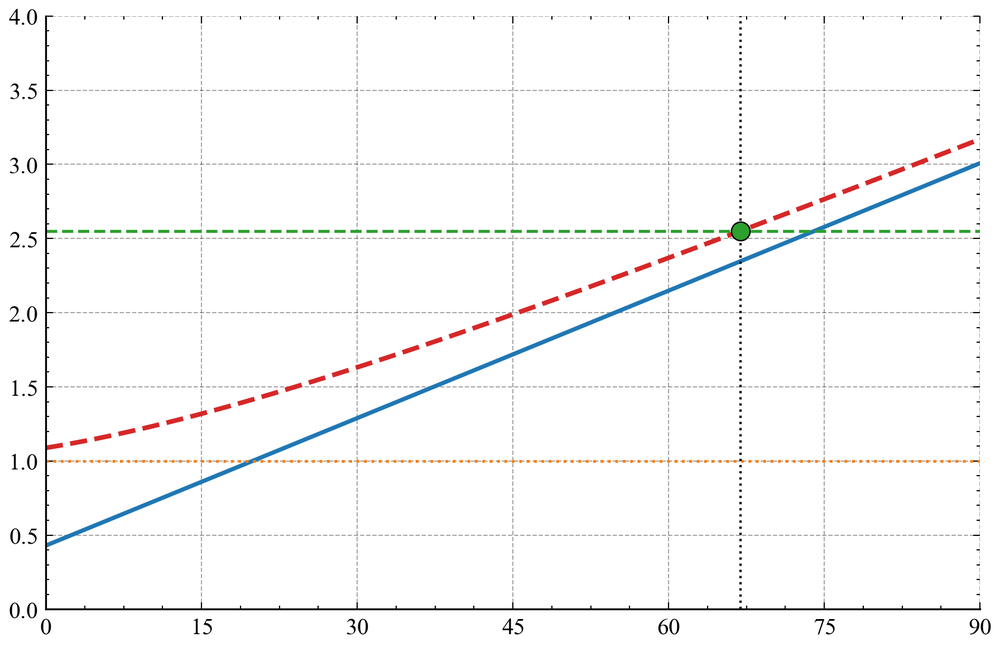
#> input picture B题/第三题/figures/fig1_sigma_components.png, 1000 x 647 px, shrunk from 1792 x 1159 before the run, found by its file name
$ python _pix.py
#> lines starting #> are read from the running program, lines starting #| are printed output that depends on the picture
# -*- coding: utf-8 -*-
import sys

import numpy as np
from PIL import Image

sys.stdout.reconfigure(encoding="utf-8")
im = np.asarray(Image.open(
    r"e:\2026数维杯\2026-shuweibei\B题\第三题\figures\fig1_sigma_components.png"
).convert("L"))
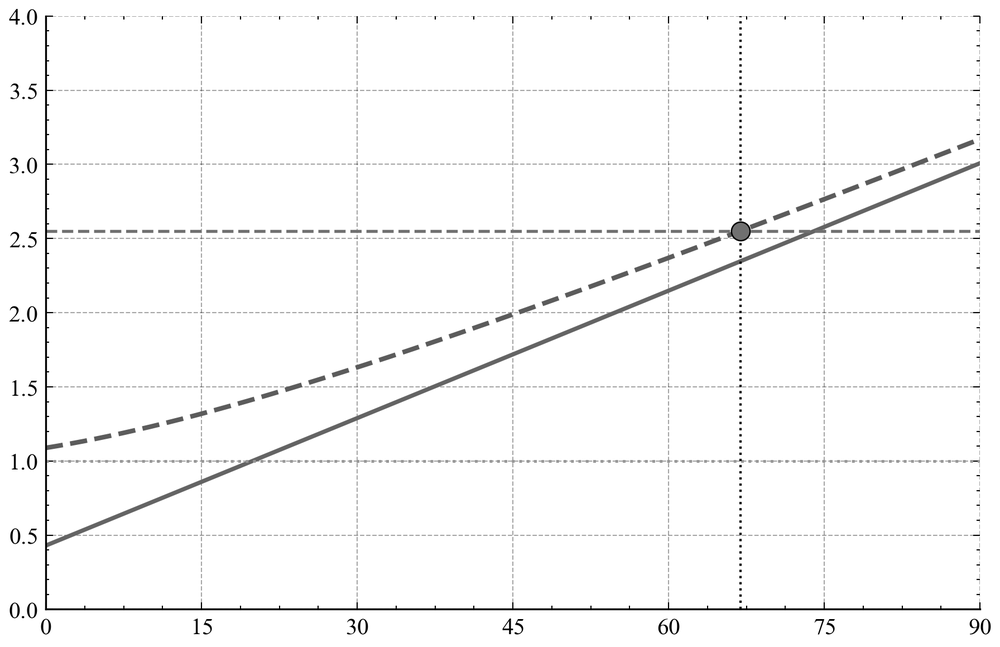
#> im: shape (647, 1000); min 0, max 255, mean 249.1
h, w = im.shape
#> h = 647; w = 1000
print("size:", w, "x", h)
#| size: 1000 x 647
# find the axes box: long dark horizontal runs
dark = im < 100
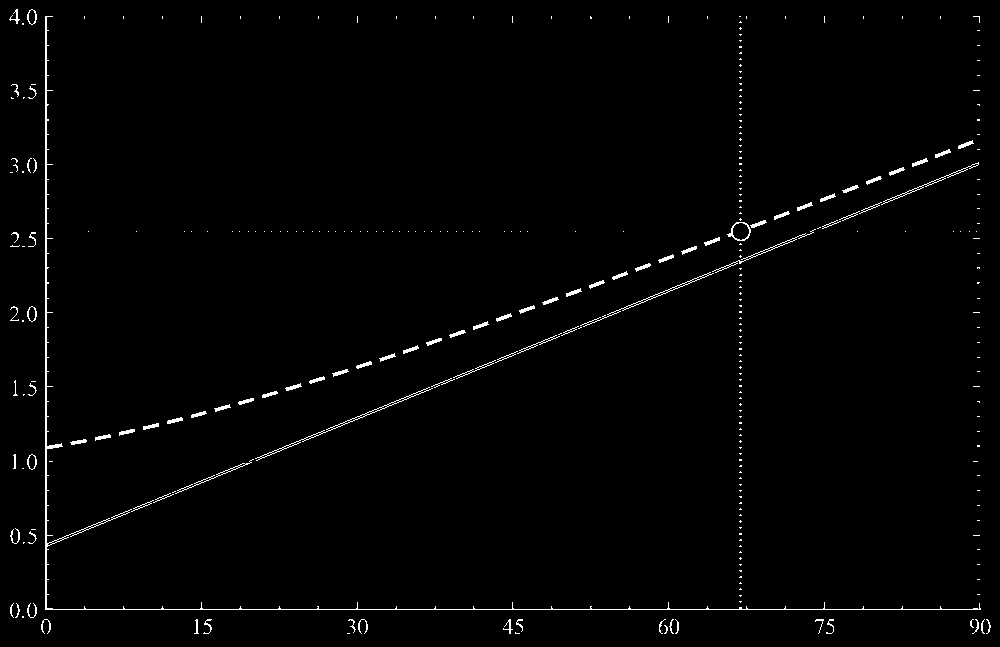
#> dark: shape (647, 1000) bool; 1.3% white in thin lines or dots
rows = dark.sum(axis=1)
#> rows = 647 values, max 944 at index 609, min 0 at index 0, mean 13.29
cols = dark.sum(axis=0)
#> cols = 1000 values, max 595 at index 45, min 0 at index 0, mean 8.6
top_candidates = [(r, rows[r]) for r in range(h) if rows[r] > w * 0.5]
#> top_candidates = [(609, 944)]
print("dark-heavy rows (row, count):", top_candidates[:6])
#| dark-heavy rows (row, count): [(609, 944)]
col_candidates = [(c, cols[c]) for c in range(w) if cols[c] > h * 0.5]
#> col_candidates = [(45, 595), (46, 595)]
print("dark-heavy cols (col, count):", col_candidates[:6])
#| dark-heavy cols (col, count): [(45, 595), (46, 595)]
